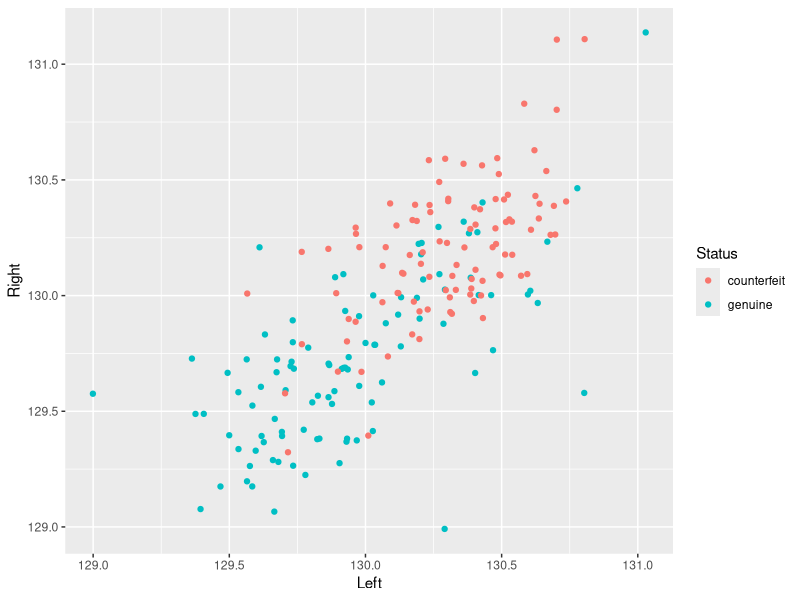
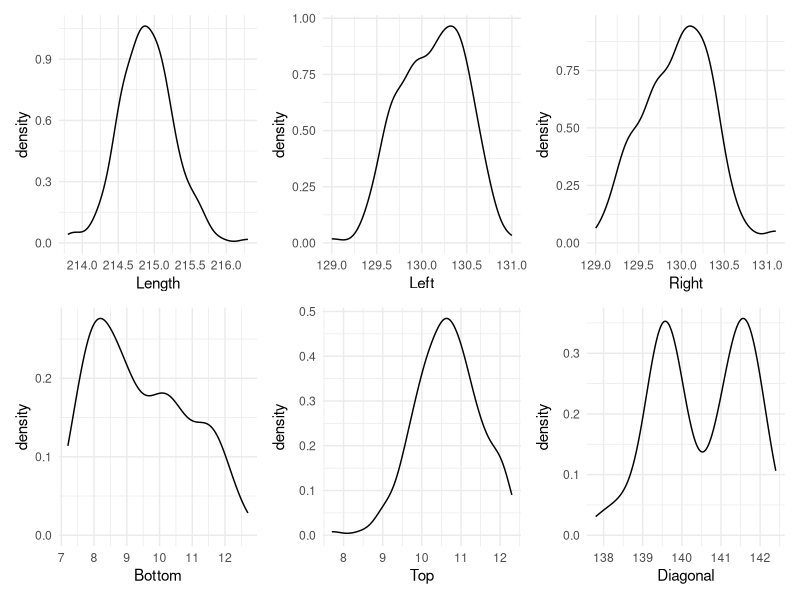
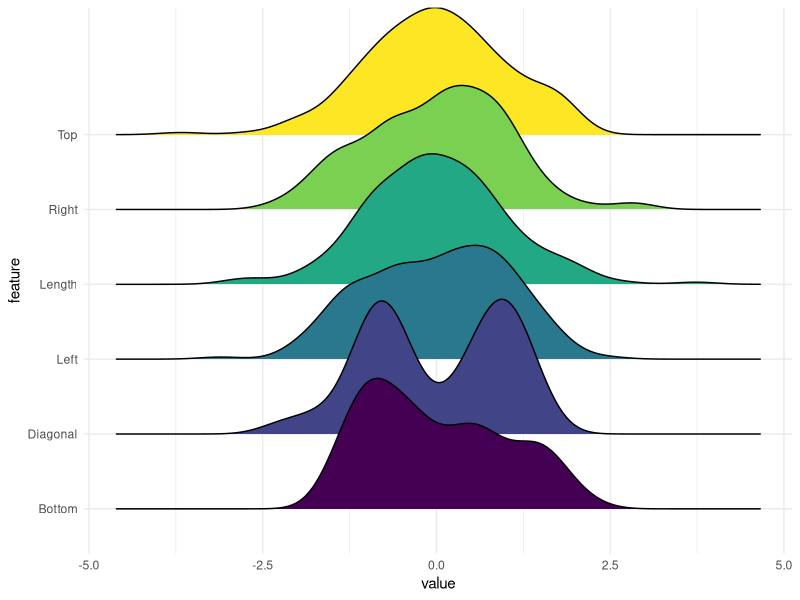
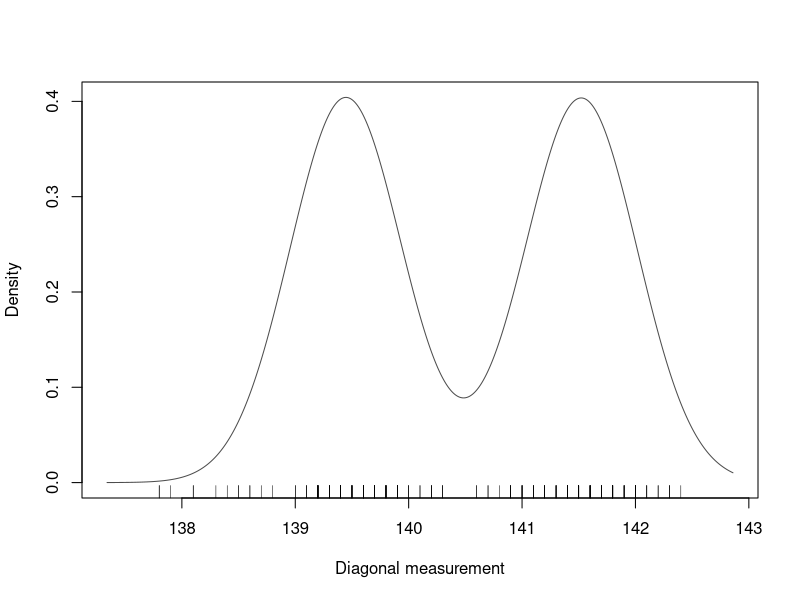
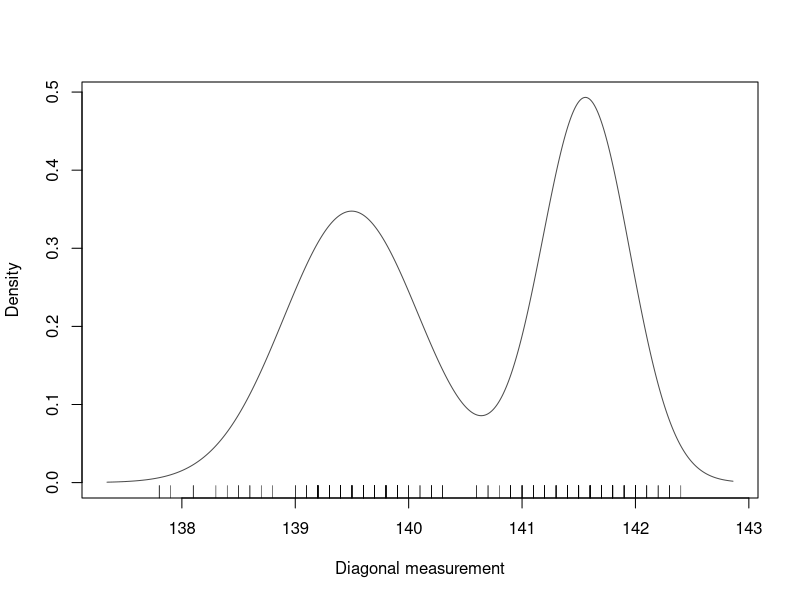
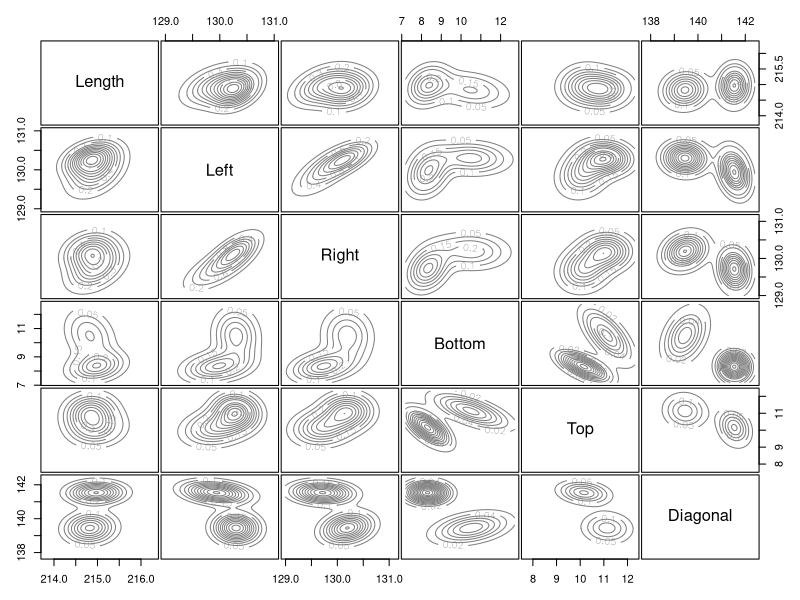
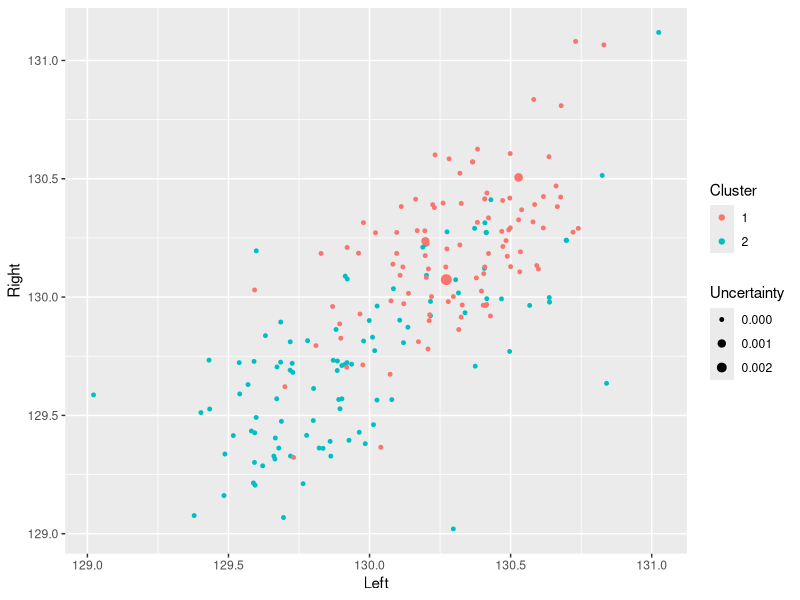

The R source for these figures, in order:
## ---- chunk 1
# install.packages(c("mclust", "patchwork", "ggridges"))

# load packages
library(mclust)
library(tidyverse)
library(patchwork)
library(ggridges)

# load data
df <- as.tibble(banknote)
## ---- chunk 2
# help file to understand dataset
?banknote

# scatter plot
df |>
  ggplot(aes(x = Left, y = Right, colour = Status)) +
  geom_point(position = position_jitter())

# The classes are not easy to distinguish, there is considerable overlap between 
# the two classes
## ---- chunk 3
# remove Status column from the data set
df <- df |> select(-Status)

# density plot for all columns in the data set
df |> ggplot(aes(x = Length)) + geom_density() + theme_minimal() +
  df |> ggplot(aes(x = Left)) + geom_density() + theme_minimal() +
  df |> ggplot(aes(x = Right)) + geom_density() + theme_minimal() +
  df |> ggplot(aes(x = Bottom)) + geom_density() + theme_minimal() +
  df |> ggplot(aes(x = Top)) + geom_density() + theme_minimal() +
  df |> ggplot(aes(x = Diagonal)) + geom_density() + theme_minimal()

# The diagonal feature looks good. Look at the two bumps in its density plot

# colorful alternative
df |> mutate(across(everything(), scale)) |> 
  pivot_longer(everything(), names_to = "feature", values_to = "value") |>
  ggplot(aes(x = value, y = feature, fill = feature)) + 
  geom_density_ridges() +
  scale_fill_viridis_d(guide = "none") +
  theme_minimal()

# 6 univariate density plots (Length, Left, Right, Bottom, Top, Diagonal) are 
# compared to see which single feature shows the clearest separation into 
# two groups (bimodal meaning 2 distinct bumps)
# Diagonal stands out with two clearly separated peaks in its density curve,
# while the others are mostly single-peaked (unimodal) or only weakly bimodal.
# Diagonal the best single candidate feature for clustering, since a two-humped 
# density strongly suggests two underlying subpopulations (exactly what model-based 
# clustering is designed to detect.
## ---- chunk 4
fit_E_2 <- Mclust(df$Diagonal, G = 2, modelNames = "E")

# means
fit_E_2$parameters$mean

# variance
fit_E_2$parameters$variance$sigmasq

# Means (139.45 and 141.52), two distinct centre, consistent with the two 
# humped density density seen earlier
# Variance (0.244), shared by both clusters, since equal clusters was assumed
## ---- chunk 5
# This model has 4 parameters (1 class probability pi, 2 means, and 1 variance)
# BIC computed 
- 2 * fit_E_2$loglik + log(nrow(df)) * 4

# BIC from mclust package
fit_E_2$bic

# BIC from the Mclust package is wrongly multiplied by -1

# manual BIC calculation using the formula (-2 × log-likelihood + log(n) × m, 
# where m = 4 parameters i.e. 1 mixing proportion, 2 means, 1 shared variance) 
# gives 569.47, matching fit_E_2$bic exactly (aside from a sign flip). 
# Mclust stores BIC as the negative of the conventional definition, 
# so fit_E_2$bic = -569.4667
# You need to negate it inorder to make comparissons
## ---- chunk 6
# plot the density using base R plots
plot(fit_E_2, "density", xlab = "Diagonal measurement")
# add the observations using rug marks
rug(df$Diagonal)

# shows two symmetric, equally-wide bell curves centered near 139.5 and 141.5, 
# with rug marks below showing the actual raw data points. 
# The two bumps have the same width because equal variance was forced.
## ---- chunk 7
# Let's set the seed for reproducibility
fit_V_2 <- Mclust(df$Diagonal, G = 2, modelNames = "V")

# mean
fit_V_2$parameters$mean

# variance
fit_V_2$parameters$variance$sigmasq

# Means (139.50 and 141.56), nearly identical to the equal variance model
# Variance (0.359 and 0.150), now clearly different. The first cluster (lower Diagonal)
# is more spread out than the second
## ---- chunk 8
# plot the density using base R plots
plot(fit_V_2, "density", xlab = "Diagonal measurement")
# add the observations using rug marks
rug(df$Diagonal)

# The left bump is wider/shorter (more spread, less peaked) and the right bump 
# is narrower/taller (more concentrated), directly reflecting the different variances.
## ---- chunk 9
# This model has 5 parameters: 1 class probability pi, 2 means, and 2 variance
# BIC computed
-2*fit_V_2$loglik

# BIC from mclust package
fit_V_2$bic
## ---- chunk 10
# model with equal variance
-2*fit_E_2$loglik

# model with unequal variance
-2*fit_V_2$loglik

# Lower deviance means better fit to the data, so the V (unequal variance) model 
# fits better. 
# This makes sense, since it has an extra parameter giving it more flexibility 
# to match the data exactly.
## ---- chunk 11
# model with equal variance
-fit_E_2$bic

# model with unequal variance
-fit_V_2$bic

# The V model still wins on BIC (lower is better), but the gap between the two models
# has narrowed compared to the deviance comparison. 
# This is exactly what BIC is designed to do. It penalizes the extra parameter in
# the V model, so while V still fits better overall, its advantage is less 
# dramatic than raw deviance alone suggests. BIC is protecting against overfitting.
## ---- chunk 12
# mlcust with all 6 features
fit <- Mclust(df)

summary(fit)

# The optimal model is a VVE model with 3 components


# mean parameters
fit$parameters$mean

# 3 clusters times 6 variables = 18 mean parameters


# Running Mclust(df) with no constraints lets it search across all covariance 
# structures and 1–9 possible cluster counts, then pick whichever combination 
# minimizes BIC. The winner: a VVE model with 3 components, meaning:
# Variable volume (cluster can have different sizes/spread)
# Variable shape (clusters can be different shapes, not just circular)
# Equal orientation (all clusters point the same direction in feature space)

# 3 clusters, with 18, 98, and 84 observations respectively (200 total)
# Multivariate clustering found 3 clusters, not 2, even though the data only has 
# 2 true classes (genuine/counterfeit). 
# The data may genuinely split into 3 identifiable subgroups, even though our 
# external knowledge says there are only 2 real-world categories.
## ---- chunk 13
# 2-component VVV model 
VVV2 <- Mclust(df, 2, "VVV")

# matrix of bivariate contour (density) plots
plot(VVV2, "density")

# Diagonal-top, and diagonal-bottom separate the classes very well
# Diagonal-Top and Diagonal-Bottom pairs show the clearest separation 
# (two distinct, non-overlapping contour blobs), while most other pairs 
# (like Left-Right, matching the very first plot in the document) show heavily 
# overlapping contours, reinforcing that Diagonal is the single most discriminating 
# feature, and combining it with Top or Bottom gives especially clean separation.
## ---- chunk 14
df |> ggplot(aes(x = Left, y = Right, colour = as_factor(VVV2$classification),
                 size = VVV2$uncertainty)) + 
  geom_point(position = position_jitter()) +
  scale_size(range = c(1, 3)) +
  labs(colour = "Cluster", size = "Uncertainty")


# almost all points are small (low uncertainty) meaning the model is very confident 
# in most assignments, with only 3 points showing any meaningful uncertainty, 
# and notably, those uncertain points don't sit near the visual boundary between 
# the two colors in this particular Left/Right view.
# only 3 points are slightly uncertain, and they are not around the border of the 
# classes in these two dimensions.
# Apparently, the other dimensions give enough information
# about those points near the border
